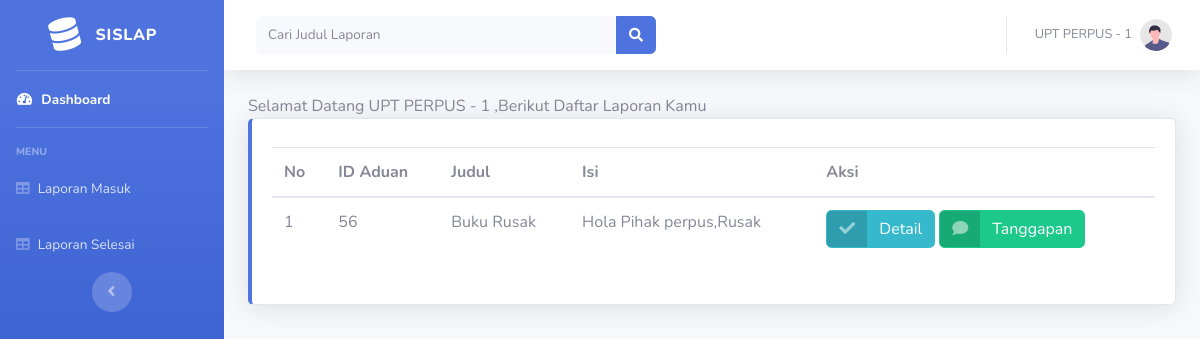
/petugas/perpus/laporan_selesai.php (signed in), run on the app's committed database.
### tables this page shows
CREATE TABLE `pengaduan` (
  `no` int(11) NOT NULL,
  `nik` varchar(17) NOT NULL,
  `nama` varchar(50) NOT NULL,
  `judul` varchar(50) NOT NULL,
  `lokasi` enum('Kampus','Luar Kampus','','') NOT NULL,
  `isi` text NOT NULL,
  `foto` varchar(255) NOT NULL,
  `status` enum('Proses','Batal','Selesai','teruskan') DEFAULT NULL,
  `tgl_kejadian` date DEFAULT NULL,
  `tgl_pengaduan` date DEFAULT NULL,
  `unit` enum('SBAK','SBKK','SBPK','SBUM','Jur Mesin','Jur Elektro','Jur Manajemen Bisnis','Jur Informatika','UPT PP','UPT SI','UPT PERPUS','UPT PENGADAAN','UPT PM','P2M','SPI','MKU','Other') DEFAULT NULL,
  `id_user` varchar(11) DEFAULT NULL
);

### petugas/perpus/laporan_selesai.php (the view, shortened to what this page needs)
<!DOCTYPE html>
<html lang="en">
<head>
    <link href="../vendor/fontawesome-free/css/all.min.css" rel="stylesheet" type="text/css">
    <link href="../css/sb-admin-2.min.css" rel="stylesheet">
</head>
<body id="page-top">
    <div id="wrapper">
        <ul class="navbar-nav bg-gradient-primary sidebar sidebar-dark accordion" id="accordionSidebar">
            <a class="sidebar-brand d-flex align-items-center justify-content-center" href="../upt_perpus.php">
                <div class="sidebar-brand-icon rotate-n-15">
                    <i class="fas fa-database"></i>
                </div>
                <div class="sidebar-brand-text mx-3">SISLAP</div>
            </a>
            <hr class="sidebar-divider my-0">
            <li class="nav-item active">
                <a class="nav-link" href="../upt_perpus.php">
                    <i class="fas fa-fw fa-tachometer-alt"></i>
                    <span>Dashboard</span></a>
            </li>
            <hr class="sidebar-divider">
            <div class="sidebar-heading">
                Menu
            </div>
            <li class="nav-item">
            <li class="nav-item">
                <a class="nav-link" href="laporan_perpus.php">
                    <i class="fas fa-table"></i>
                    <span>Laporan Masuk</span></a>
            </li>
            <li class="nav-item">
                <a class="nav-link" href="laporan_selesai.php">
                    <i class="fas fa-table"></i>
                    <span>Laporan Selesai</span></a>
            </li>
          </li>
            <div class="text-center d-none d-md-inline">
                <button class="rounded-circle border-0" id="sidebarToggle"></button>
            </div>
        </ul>
        <div id="content-wrapper" class="d-flex flex-column">
            <div id="content">
                <nav class="navbar navbar-expand navbar-light bg-white topbar mb-4 static-top shadow">
                    <form
                        class="d-none d-sm-inline-block form-inline mr-auto ml-md-3 my-2 my-md-0 mw-100 navbar-search">
                        <div class="input-group">
                            <input type="text" class="form-control bg-light border-0 small"
                                placeholder="Cari Judul Laporan" aria-label="Search" aria-describedby="basic-addon2">
                            <div class="input-group-append">
                                <button class="btn btn-primary" type="button">
                                    <i class="fas fa-search fa-sm"></i>
                                </button>
                            </div>
                        </div>
                    </form>
                    <ul class="navbar-nav ml-auto">
                        <li class="nav-item dropdown no-arrow">
                            <a class="nav-link dropdown-toggle" href="#" id="userDropdown" role="button"
                                data-toggle="dropdown" aria-haspopup="true" aria-expanded="false">
                                <span class="mr-2 d-none d-lg-inline text-gray-600 small">
                                    <?php echo $_SESSION['nama']; ?>
                                </span>
                                <img class="img-profile rounded-circle" src="../img/undraw_profile.svg">
                            </a>
                        </li>
                    </ul>
                </nav>
                <div class="container-fluid">
                    <div class="d-sm-flex align-items-center justify-content-between mb-6">
                        Selamat Datang
                        <?php echo $_SESSION['nama']; ?>,Berikut Daftar Laporan Kamu
                    </div>
                    <div class="row">
                        <div class="col-xl-12 col-md-6 mb-4">
                            <div class="card border-left-primary shadow h-100 py-2">
                                <div class="card-body">
                                <div class="table-responsive">
                                <table class="table">
                                        <thead>
                                            <tr>
                                                <th>No</th>
                                                <th>ID Aduan</th>
                                                <th>Judul</th>
                                                <th>Isi</th>
                                                <th>Aksi</th>
                                            </tr>
                                        </thead>
                                        <?php
                                        $i = 1;
                                        require '../../koneksi.php';
                                        $sql = mysqli_query($conn,"SELECT * from pengaduan where status='selesai' and unit='UPT PERPUS'");
                                        while($data=mysqli_fetch_array($sql)){
                                        ?>
                                        <tbody>
                                            <tr>
                                                <td><?php echo $i++; ?></td>
                                                <td><?php echo $data['no']; ?></td>
                                                <td><?php echo $data['judul']; ?></td>
                                                <td><?php echo $data['isi'];?></td>
                                                <td>
                                                    <a href="detail_perpus.php?no=<?php echo $data['no']; ?>" class="btn btn-info btn-icon-split">
                                                        <span class="icon text-white-50">
                                                            <i class="fas fa-check"></i>
                                                        </span>
                                                        <span class="text">Detail</span>
                                                    </a>
                                                    <a href="lihat_tanggapan.php?no=<?php echo $data['no'] ?>" class="btn btn-success btn-icon-split">
                                                        <span class="icon text-white-50">
                                                            <i class="fas fa-comment"></i>
                                                        </span>
                                                        <span class="text">Tanggapan</span>
                                                    </a>
                                                    </td>
                                            </tr>
                                        </tbody>
                                       <?php  } ?>
                                    </table>
                                </div>
                            </div>
                        </div>
                        </div>
                    </div>
                </div>
            </div>
</body>
</html>

### data on the page
pengaduan: no "56", judul "Buku Rusak", isi "Hola Pihak perpus,Rusak"

### other printed values
$_SESSION['nama'] "UPT PERPUS - 1"
